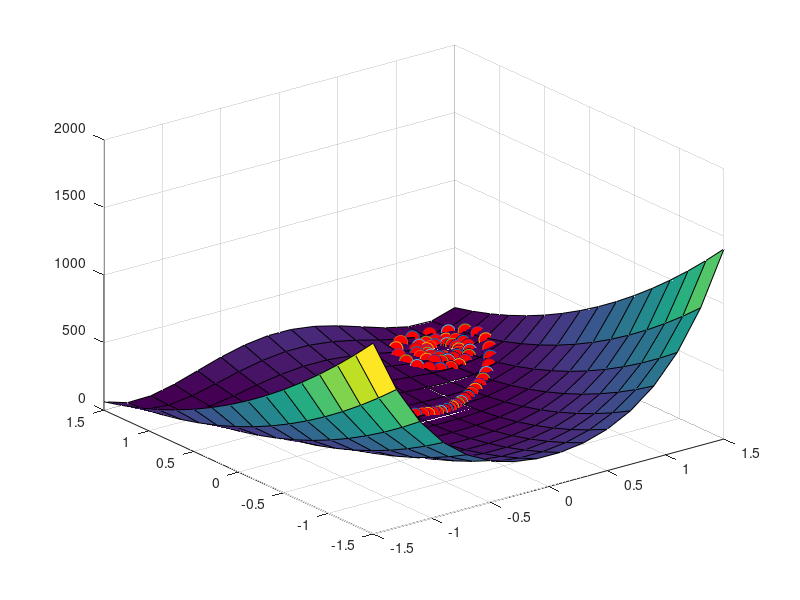

The MATLAB source for this figure:
function metodo_gradient()
  alfa = 0.0009;
  tol = 10e-3;
  x1 = -0.5;
  x2 = 0.5;

  results = do_method(x1, x2, alfa, tol);
  plot_graph(results);
endfunction

function results = do_method(x1, x2, alfa, tol)
  xZero = [
    x1;
    x2
  ];
  x1 = nan;
  results = zeros(3, 1000);

  for i=1 : 1000
    x1 = xZero - alfa * get_gradient_vector_result(xZero(1, 1), xZero(2, 1));

    results(1: 2, i) = x1;
    results(3, i) = functionOfX(x1);

    if(abs(functionOfX(x1)) <= tol)
      results = results(:, 1:i);

      printf("Raiz encontrada em x1=%.16f, x2=%.16f, z=%.16f  rodando %d iteracoes", x1(1,1), x1(2,1), functionOfX(x1), i);
      return;
    endif

    xZero = x1;
  endfor

endfunction

function y = functionOfX(xValues)
  x1 = xValues(1,:);
  x2 = xValues(2,:);
  y = (x1 - 1).^2 + 100.*(x2 - x1.^2).^2;
endfunction

function y = functionOfXMesh(x1, x2)
  y = (x1 - 1).^2 + 100.*(x2 - x1.^2).^2;
endfunction

function response = get_gradient_vector_result(x1, x2)
  response = [
    2 * (x1 - 1) - 400 * (x2 - x2^2);
    200 * (x2 - x1^2)
  ];
endfunction

function plot_graph(results)
  x1Values = -1.5:0.2:1.5;
  x2Values = -1.5:0.2:1.5;
  [x1Values x2Values] = meshgrid(x1Values, x2Values);
  zValues = functionOfXMesh(x1Values, x2Values);

  %plot surface
  surf(x1Values, x2Values, zValues);
  hold on;

  for i=1 : length(results(1,:))

    scatter3(results(1, i), results(2, i), results(3, i), 'MarkerFaceColor', 'r', 'sizedata', 100);
    %pause(0.7);
  endfor
endfunction
